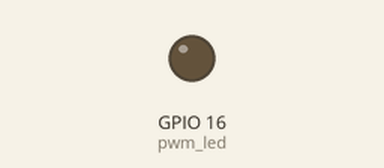
Recording of a program running on a simulated Raspberry Pi (BCM pin numbers). Shown: output pins drawn as LEDs (lit = HIGH).

Above: at 0.05 s.
At 1.9 s:
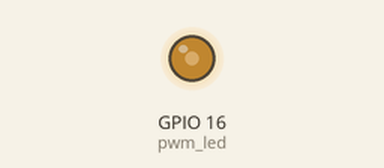
At 3.8 s:
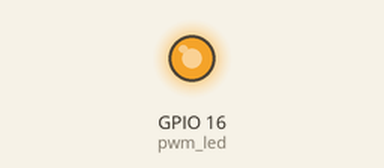
At 7.6 s:
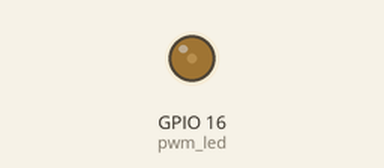
Timing chart, 0 to 10.9 s (numbered marks = the images above):
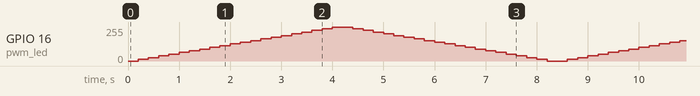

The program:

led_pwm_brightness.py
```python
import RPi.GPIO as GPIO
import time
GPIO.setmode(GPIO.BCM)
GPIO.setup(16, GPIO.OUT)
pwm_led = GPIO.PWM(16, 500)  # GPIO.PWM(pin_num,frequency(hz)
pwm_led.start(0)
try:
    while True:
        for i in range(0, 101, 5):  # 출력을 0부터 100까지
            pwm_led.ChangeDutyCycle(i)  # 출력 변경
            time.sleep(0.2)
        for i in range(100, -1, -5):  # 출력을 100부터 0까지
            pwm_led.ChangeDutyCycle(i)  # 출력 변경
            time.sleep(0.2)
except KeyboardInterrupt:
    pass
finally:
    pwm_led.stop()
    GPIO.cleanup()
```
